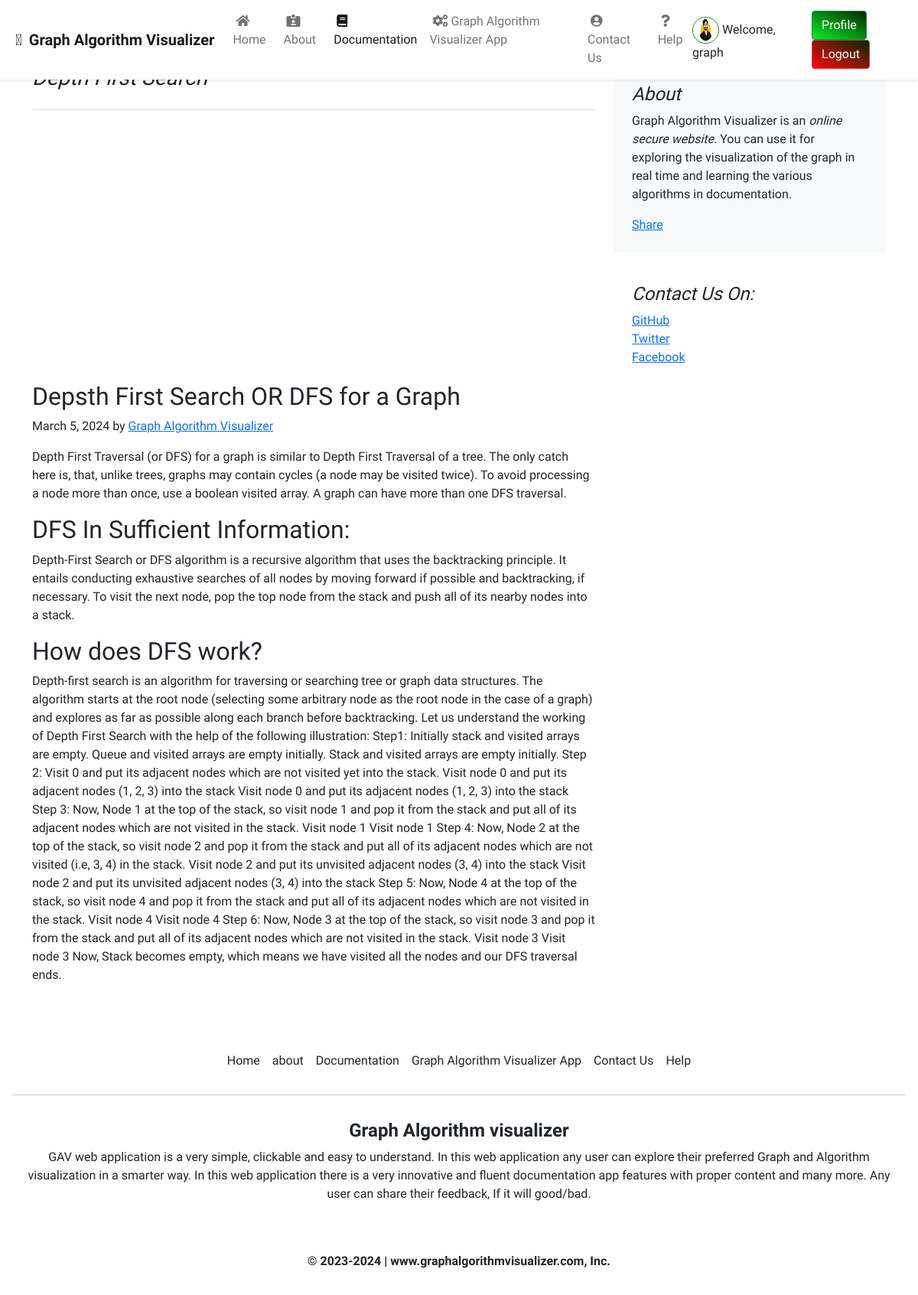
Page /documentation/docpostfe/6 (signed in) on the committed database.
### documentation/models.py (models this page shows, shortened)
class DocumentPost(models.Model):
    docpost_id = models.AutoField(primary_key=True)
    title = models.CharField(max_length=50)
    videoUrl = EmbedVideoField()
    head0 = models.CharField(max_length=500, default="")
    chead0 = models.CharField(max_length=5000, default="")
    head1 = models.CharField(max_length=500, default="")
    chead1 = models.CharField(max_length=5000, default="")
    head2 = models.CharField(max_length=500, default="")
    chead2 = models.CharField(max_length=5000, default="")
    pub_date = models.DateField(max_length=30)
    thumbnail = models.ImageField(upload_to="documentation/images", default="")

### documentation/views.py (the view)
# urls.py: path('docpostfe/<int:id>', views.docpostfe, name="docpostfe"),
def docpostfe(request, id):
    myposts = DocumentPost.objects.all()
    post = DocumentPost.objects.filter(docpost_id = id)[0]
    context = {
        'post': post,
        'myposts': myposts,
    }
    return render(request,"docpostfe.html", context)

### documentation/templates/docpostfe.html (shortened to what this page needs)
{% extends 'base.html' %}
{% load embed_video_tags %}
{% load static %}
{% block documentationactive %}
  active
{% endblock %}
{% block body %}
  {% load static %}
  <div class="container" style="margin-top: 85px;">
    <div class="row mt-4">
        <div class="col-md-8 blog-main">
            <h3 class="pb-4 mb-4 font-italic border-bottom">
            </h3>
            <div class="blog-post">
              <div class="ratio ratio-21x9">
              </div>
                <div class="mainpost mt-3">
                    <h2 class="blog-post-title">{{post.head0}}</h2>
                    <p class="blog-post-meta">{{post.pub_date}} by <a href="#">Graph Algorithm Visualizer</a></p>
                    <p>{{post.chead0}}</p>
                    <h2>{{post.head1}}</h2>
                    <p> {{post.chead1}}</p>
                    <h2>{{post.head2}}</h2>
                    <p>{{post.chead2}}</p>
                </div>
            </div>
        </div>
        <aside class="col-md-4 blog-sidebar">
            <div class="p-4 mb-3 bg-light rounded">
                <h4 class="font-italic">About</h4>
                <p class="mb-0">Graph Algorithm Visualizer is an <em>online secure website</em>. You can use it for exploring the visualization of the graph in real time and learning the various algorithms in documentation. </p>
                <div class="mt-3 fb-share-button" data-href="http://127.0.0.1:8000/documentation/docpostfe/{{post.docpost_id}}"
                    data-layout="button_count" data-size="large"><a target="_blank"
                        href="https://www.facebook.com/sharer/sharer.php?u=http%3A%2F%2F127.0.0.1%3A8000%2Fblog%2Fblogpost%2F1&amp;src=sdkpreparse"
                        class="fb-xfbml-parse-ignore">Share</a></div>
            </div>
            <div class="p-4">
                <h4 class="font-italic">Contact Us On: </h4>
                <ol class="list-unstyled">
                    <li><a href="#">GitHub</a></li>
                    <li><a href="#">Twitter</a></li>
                    <li><a href="#">Facebook</a></li>
                </ol>
            </div>
        </aside>
    </div>
</div>
{% endblock %}

### GAVApp/templates/base.html (shortened to what this page needs)
<!doctype html>
<html lang="en">
<head>
  <link href="https://cdn.jsdelivr.net/npm/bootstrap@5.1.3/dist/css/bootstrap.min.css" rel="stylesheet">
  <link rel="stylesheet" href="https://pro.fontawesome.com/releases/v5.10.0/css/all.css"
 />
  <link rel="stylesheet" href="https://stackpath.bootstrapcdn.com/bootstrap/4.5.2/css/bootstrap.min.css"
>
    <link rel="stylesheet" href="https://cdnjs.cloudflare.com/ajax/libs/font-awesome/4.7.0/css/font-awesome.min.css">
    <link href="https://cdn.jsdelivr.net/npm/bootstrap@5.0.0-beta1/dist/css/bootstrap.min.css" rel="stylesheet"
>
  {% load static %}
  <link rel="stylesheet" href="{% static 'css/home.css' %}">
  <link rel="stylesheet" type="text/css" href="{% static 'css/styles/pathfinding.css' %}"/>
</head>
<body style="bg-light">
  {% load static %}
  <nav class="navbar navbar-expand-lg navbar-light bg-white fixed-top shadow-sm top-0">
    <a class="navbar-brand" href="/"><i class="fad fa-cogs mx-1"></i><strong> Graph Algorithm Visualizer</strong></a>
    <div class="collapse navbar-collapse" id="navbarSupportedContent">
      <ul class="navbar-nav mr-auto ">
        <li class="nav-item {% block homeactive %}  {% endblock homeactive %}">
          <a class="nav-link focus" href="/"><i class="fas fa-home mx-1"></i>Home <span class="sr-only">(current)</span></a>
        </li>
        <li class="nav-item {% block aboutactive %}  {% endblock aboutactive %}">
          <a class="nav-link focus" href="/about"><i class="fas fa-id-card-alt mx-1"></i>About</a>
        </li>
         <li class="nav-item {% block documentationactive %}  {% endblock documentationactive %}">
          <a class="nav-link focus" href="/documentation"><i class="fas fa-book mx-1"></i>Documentation</a>
        </li>
         <li class="nav-item {% block GAVmoduleactive %}  {% endblock GAVmoduleactive %}">
          <a class="nav-link focus" href="/GAVModule"><i class="fas fa-cogs mx-1"></i>Graph Algorithm Visualizer App</a>
        </li>
        <li class="nav-item {% block contactactive %}  {% endblock contactactive %} ">
          <a class="nav-link focus" href="/contact"><i class="fas fa-user-circle mx-1"></i>Contact Us</a>
        </li>
        <li class="nav-item {% block helpactive %}  {% endblock helpactive %} ">
          <a class="nav-link focus" href="/help"><i class="fas fa-question mx-1"></i>Help</a>
        </li>
      </ul>
      <div class="ml-auto form-inline ">
         {% if user.is_authenticated %}
        <ul class="navbar-nav mr-2">
          <li class="nav-item" style="margin-right: 40px; margin-top: 8px;">
            <img class="avatar" src='{% static "GAVApp/img/av1.jpg" %}'
                > Welcome, {{user}}
          </li>
          <li>
            <a href="/profile"><button type="button" class="btn btn-success btn-md acc-btn" style="background-image: linear-gradient(to top right, rgb(6 242 37), rgb(4, 41, 1));">Profile</button></a>
            <a href="/logout"><button type="button" class="btn btn-danger btn-md acc-btn" style="background-image: linear-gradient(to top right, rgb(253 9 9), rgb(4, 41, 1)); color: #fff;">Logout</button></a>
          </li>
        </ul>
      </div>
      {% else %}
      <a href="/login1" class="btn mx-2 text-light" role="button" data-toggle="tooltip" data-placement="top"
      title="Sign In" style="background-image: linear-gradient(to top right, rgb(6 242 37), rgb(4, 41, 1));">Login <i class="fas fa-sign-in-alt"></i></a>
      {% endif %}
    </div>
  </nav>
  {% block body %} {% endblock body %}
  <footer class="p-3 bg-white-low mt-5 shadow-2-strong">
    <ul class="nav justify-content-center pb-2">
        <li class="nav-item focus"><a href="/" class="nav-link px-2
                text-dark">Home</a></li>
        <li class="nav-item focus"><a href="/about" class="nav-link px-2
                text-dark">about</a></li>
                <li class="nav-item focus"><a href="/documentation" class="nav-link
                  px-2 text-dark">Documentation</a></li>
        <li class="nav-item focus"><a href="/GAVModule" class="nav-link
                px-2 text-dark">Graph Algorithm Visualizer App</a></li>
        <li class="nav-item focus"><a href="/contact" class="nav-link
                px-2 text-dark">Contact Us</a></li>
                <li class="nav-item focus"><a href="/help" class="nav-link
                  px-2 text-dark">Help</a></li>
    </ul>
    <hr class="shadow-1-strong">
    <div class="text-center p-3 mx-auto w-100">
        <h4 class="text-center text-dark" style="font-weight:bold ;">Graph Algorithm visualizer</h4>
        <p class="text-dark mt-1">GAV web application is a very simple,
            clickable and
            easy to understand. In this web application any user
            can explore their preferred Graph and Algorithm visualization
            in a smarter way. In this
            web application there is a very innovative and fluent
            documentation app features with proper content and many
            more. Any user can share their feedback, If it will good/bad.</p>
    </div>
</footer>
  <footer class="bg-white p-3 shadow-1-strong">
    <div class="bg-white">
        <span class="text-center">
            <p class="text-dark"><b>© 2023-2024 | www.graphalgorithmvisualizer.com, Inc.</b></p>
        </span>
    </div>
</footer>
</body>
</html>

### GAVApp/static/css/home.css (style rules this page uses)
.avatar { border: 0.5px solid green; vertical-align: middle; width: 35px; height: 35px; border-radius: 50%; }

### GAVApp/static/css/styles/pathfinding.css (style rules this page uses)
* { padding: 0; margin: 0; box-sizing: border-box; }

### rows in the picture
DocumentPost: head0 "Depsth First Search OR DFS for a Graph", pub_date "March 5, 2024", chead0 "Depth First Traversal (or DFS) for a graph is similar to Depth First Traversal of a tree. The only catch here is, that, unlike trees, graphs may contain cycles (a node may be visited twice). To avoid processing a node more than once, use a boolean visited array. A graph can have more than one DFS traversal.", head1 "DFS In Sufficient Information:", chead1 "Depth-First Search or DFS algorithm is a recursive algorithm that uses the backtracking principle. It entails conducting exhaustive searches of all nodes by moving forward if possible and backtracking, if necessary. To visit the next node, pop the top node from the stack and push all of its nearby nodes into a stack.", head2 "How does DFS work?", chead2 "Depth-first search is an algorithm for traversing or searching tree or graph data structures. The algorithm starts at the root node (selecting some arbitrary node as the root node in the case of a graph) and explores as far as possible along each branch before backtracking. Let us understand the working of Depth First Search with the help of the following illustration: Step1: Initially stack and visited arrays are empty. Queue and visited arrays are empty initially. Stack and visited arrays are empty initially. Step 2: Visit 0 and put its adjacent nodes which are not visited yet into the stack. Visit node 0 and put its adjacent nodes (1, 2, 3) into the stack Visit node 0 and put its…"

### other values in the picture
{{ user }} "graph"
